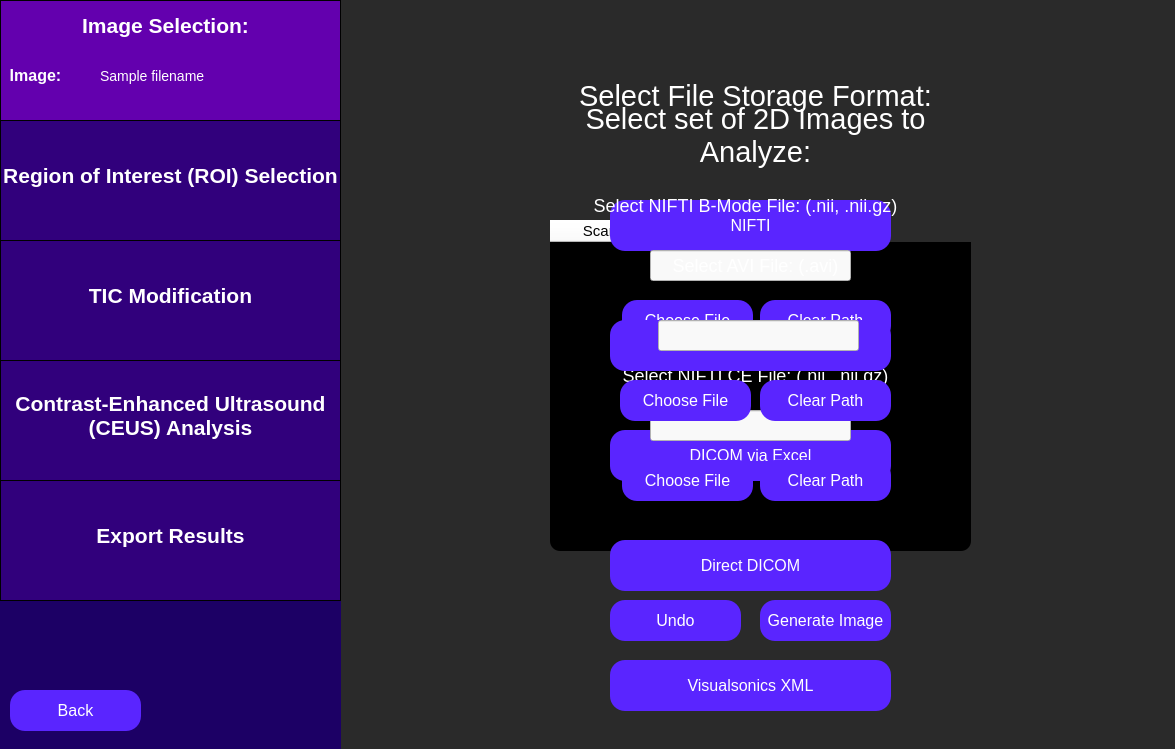
<?xml version="1.0" encoding="UTF-8"?>
<ui version="4.0">
 <class>selectImage</class>
 <widget class="QWidget" name="selectImage">
  <property name="geometry">
   <rect>
    <x>0</x>
    <y>0</y>
    <width>1175</width>
    <height>749</height>
   </rect>
  </property>
  <property name="windowTitle">
   <string>Select Ultrasound Image</string>
  </property>
  <property name="styleSheet">
   <string notr="true">QWidget {
	background: rgb(42, 42, 42);
}</string>
  </property>
  <widget class="QLabel" name="selectDataLabel">
   <property name="geometry">
    <rect>
     <x>540</x>
     <y>70</y>
     <width>431</width>
     <height>131</height>
    </rect>
   </property>
   <property name="styleSheet">
    <string notr="true">QLabel {
	font-size: 29px;
	color: rgb(255, 255, 255);
	background-color: rgba(255, 255, 255, 0);
}</string>
   </property>
   <property name="text">
    <string>Select set of 2D Images to Analyze:</string>
   </property>
   <property name="textFormat">
    <enum>Qt::AutoText</enum>
   </property>
   <property name="scaledContents">
    <bool>false</bool>
   </property>
   <property name="alignment">
    <set>Qt::AlignCenter</set>
   </property>
   <property name="wordWrap">
    <bool>true</bool>
   </property>
  </widget>
  <widget class="QPushButton" name="chooseSpreadsheetFileButton">
   <property name="geometry">
    <rect>
     <x>622</x>
     <y>380</y>
     <width>131</width>
     <height>41</height>
    </rect>
   </property>
   <property name="styleSheet">
    <string notr="true">QPushButton {
	color: white;
	font-size: 16px;
	background: rgb(90, 37, 255);
	border-radius: 15px;
}</string>
   </property>
   <property name="text">
    <string>Choose File</string>
   </property>
  </widget>
  <widget class="QLineEdit" name="spreadsheetPath">
   <property name="geometry">
    <rect>
     <x>650</x>
     <y>330</y>
     <width>201</width>
     <height>31</height>
    </rect>
   </property>
   <property name="styleSheet">
    <string notr="true">QLineEdit {
	background-color: rgb(249, 249, 249);
	color: black;
}</string>
   </property>
  </widget>
  <widget class="QPushButton" name="clearSpreadsheetFileButton">
   <property name="geometry">
    <rect>
     <x>760</x>
     <y>380</y>
     <width>131</width>
     <height>41</height>
    </rect>
   </property>
   <property name="styleSheet">
    <string notr="true">QPushButton {
	color: white;
	font-size: 16px;
	background: rgb(90, 37, 255);
	border-radius: 15px;
}</string>
   </property>
   <property name="text">
    <string>Clear Path</string>
   </property>
  </widget>
  <widget class="QPushButton" name="generateImageButton">
   <property name="geometry">
    <rect>
     <x>760</x>
     <y>600</y>
     <width>131</width>
     <height>41</height>
    </rect>
   </property>
   <property name="styleSheet">
    <string notr="true">QPushButton {
	color: white;
	font-size: 16px;
	background: rgb(90, 37, 255);
	border-radius: 15px;
}</string>
   </property>
   <property name="text">
    <string>Generate Image</string>
   </property>
  </widget>
  <widget class="QLabel" name="selectImageErrorMsg">
   <property name="geometry">
    <rect>
     <x>700</x>
     <y>660</y>
     <width>111</width>
     <height>41</height>
    </rect>
   </property>
   <property name="styleSheet">
    <string notr="true">QLabel {
	color: rgb(255, 0, 23);
	font-size: 25px;
	background-color: rgba(255, 255, 255, 0);
}</string>
   </property>
   <property name="text">
    <string>Error Msg</string>
   </property>
   <property name="alignment">
    <set>Qt::AlignCenter</set>
   </property>
  </widget>
  <widget class="QLabel" name="selectSpreadsheeetLabel">
   <property name="geometry">
    <rect>
     <x>610</x>
     <y>250</y>
     <width>271</width>
     <height>51</height>
    </rect>
   </property>
   <property name="styleSheet">
    <string notr="true">QLabel {
	font-size: 18px;
	color: rgb(255, 255, 255);
	background-color: rgba(255, 255, 255, 0);
}</string>
   </property>
   <property name="text">
    <string>Select Excel Spreadsheet: (.xlsx)</string>
   </property>
   <property name="alignment">
    <set>Qt::AlignCenter</set>
   </property>
   <property name="textInteractionFlags">
    <set>Qt::NoTextInteraction</set>
   </property>
  </widget>
  <widget class="QWidget" name="sidebar" native="true">
   <property name="geometry">
    <rect>
     <x>0</x>
     <y>0</y>
     <width>341</width>
     <height>751</height>
    </rect>
   </property>
   <property name="toolTip">
    <string>&lt;html&gt;&lt;head/&gt;&lt;body&gt;&lt;p&gt;&lt;br/&gt;&lt;/p&gt;&lt;/body&gt;&lt;/html&gt;</string>
   </property>
   <property name="styleSheet">
    <string notr="true">QWidget {
	background-color: rgb(28, 0, 101);
}</string>
   </property>
   <widget class="QFrame" name="imageSelectionSidebar">
    <property name="geometry">
     <rect>
      <x>0</x>
      <y>0</y>
      <width>341</width>
      <height>121</height>
     </rect>
    </property>
    <property name="styleSheet">
     <string notr="true">QFrame {
	background-color: rgb(99, 0, 174);
	border: 1px solid black;
}</string>
    </property>
    <property name="frameShape">
     <enum>QFrame::StyledPanel</enum>
    </property>
    <property name="frameShadow">
     <enum>QFrame::Raised</enum>
    </property>
    <widget class="QLabel" name="imageSelectionLabelSidebar">
     <property name="geometry">
      <rect>
       <x>70</x>
       <y>0</y>
       <width>191</width>
       <height>51</height>
      </rect>
     </property>
     <property name="styleSheet">
      <string notr="true">QLabel {
	font-size: 21px;
	color: rgb(255, 255, 255);
	background-color: rgba(255, 255, 255, 0);
	border: 0px;
	font-weight: bold;
}</string>
     </property>
     <property name="text">
      <string>Image Selection:</string>
     </property>
     <property name="alignment">
      <set>Qt::AlignCenter</set>
     </property>
    </widget>
    <widget class="QLabel" name="imageLabel">
     <property name="geometry">
      <rect>
       <x>-60</x>
       <y>50</y>
       <width>191</width>
       <height>51</height>
      </rect>
     </property>
     <property name="styleSheet">
      <string notr="true">QLabel {
	font-size: 16px;
	color: rgb(255, 255, 255);
	background-color: rgba(255, 255, 255, 0);
	border: 0px;
	font-weight: bold;
}</string>
     </property>
     <property name="text">
      <string>Image:</string>
     </property>
     <property name="alignment">
      <set>Qt::AlignCenter</set>
     </property>
    </widget>
    <widget class="QLabel" name="imageFilenameDisplay">
     <property name="geometry">
      <rect>
       <x>100</x>
       <y>50</y>
       <width>241</width>
       <height>51</height>
      </rect>
     </property>
     <property name="styleSheet">
      <string notr="true">QLabel {
	font-size: 14px;
	color: rgb(255, 255, 255);
	background-color: rgba(255, 255, 255, 0);
	border: 0px;
}</string>
     </property>
     <property name="text">
      <string>Sample filename </string>
     </property>
     <property name="alignment">
      <set>Qt::AlignLeading|Qt::AlignLeft|Qt::AlignVCenter</set>
     </property>
    </widget>
   </widget>
   <widget class="QFrame" name="roiSidebar">
    <property name="geometry">
     <rect>
      <x>0</x>
      <y>120</y>
      <width>341</width>
      <height>121</height>
     </rect>
    </property>
    <property name="styleSheet">
     <string notr="true">QFrame {
	background-color: rgb(49, 0, 124);
	border: 1px solid black;
}</string>
    </property>
    <property name="frameShape">
     <enum>QFrame::StyledPanel</enum>
    </property>
    <property name="frameShadow">
     <enum>QFrame::Raised</enum>
    </property>
    <widget class="QLabel" name="roiSidebarLabel">
     <property name="geometry">
      <rect>
       <x>0</x>
       <y>30</y>
       <width>341</width>
       <height>51</height>
      </rect>
     </property>
     <property name="styleSheet">
      <string notr="true">QLabel {
	font-size: 21px;
	color: rgb(255, 255, 255);
	background-color: rgba(255, 255, 255, 0);
	border: 0px;
	font-weight: bold;
}</string>
     </property>
     <property name="text">
      <string>Region of Interest (ROI) Selection</string>
     </property>
     <property name="alignment">
      <set>Qt::AlignCenter</set>
     </property>
    </widget>
   </widget>
   <widget class="QFrame" name="rfAnalysisSidebar">
    <property name="geometry">
     <rect>
      <x>0</x>
      <y>480</y>
      <width>341</width>
      <height>121</height>
     </rect>
    </property>
    <property name="styleSheet">
     <string notr="true">QFrame {
	background-color:  rgb(49, 0, 124);
	border: 1px solid black;
}</string>
    </property>
    <property name="frameShape">
     <enum>QFrame::StyledPanel</enum>
    </property>
    <property name="frameShadow">
     <enum>QFrame::Raised</enum>
    </property>
    <widget class="QLabel" name="rfAnalysisLabel">
     <property name="geometry">
      <rect>
       <x>0</x>
       <y>30</y>
       <width>341</width>
       <height>51</height>
      </rect>
     </property>
     <property name="styleSheet">
      <string notr="true">QLabel {
	font-size: 21px;
	color: rgb(255, 255, 255);
	background-color: rgba(255, 255, 255, 0);
	border: 0px;
	font-weight: bold;
}</string>
     </property>
     <property name="text">
      <string>Export Results</string>
     </property>
     <property name="alignment">
      <set>Qt::AlignCenter</set>
     </property>
    </widget>
   </widget>
   <widget class="QFrame" name="ticAnalysisSidebar">
    <property name="geometry">
     <rect>
      <x>0</x>
      <y>360</y>
      <width>341</width>
      <height>121</height>
     </rect>
    </property>
    <property name="styleSheet">
     <string notr="true">QFrame {
	background-color:  rgb(49, 0, 124);
	border: 1px solid black;
}</string>
    </property>
    <property name="frameShape">
     <enum>QFrame::StyledPanel</enum>
    </property>
    <property name="frameShadow">
     <enum>QFrame::Raised</enum>
    </property>
    <widget class="QLabel" name="ticAnalysisLabel">
     <property name="geometry">
      <rect>
       <x>0</x>
       <y>30</y>
       <width>341</width>
       <height>51</height>
      </rect>
     </property>
     <property name="styleSheet">
      <string notr="true">QLabel {
	font-size: 21px;
	color: rgb(255, 255, 255);
	background-color: rgba(255, 255, 255, 0);
	border: 0px;
	font-weight: bold;
}</string>
     </property>
     <property name="text">
      <string>Contrast-Enhanced Ultrasound
(CEUS) Analysis</string>
     </property>
     <property name="alignment">
      <set>Qt::AlignCenter</set>
     </property>
    </widget>
   </widget>
  </widget>
  <widget class="QFrame" name="analysisParamsSidebar">
   <property name="geometry">
    <rect>
     <x>0</x>
     <y>240</y>
     <width>341</width>
     <height>121</height>
    </rect>
   </property>
   <property name="styleSheet">
    <string notr="true">QFrame {
	background-color: rgb(49, 0, 124);
	border: 1px solid black;
}</string>
   </property>
   <property name="frameShape">
    <enum>QFrame::StyledPanel</enum>
   </property>
   <property name="frameShadow">
    <enum>QFrame::Raised</enum>
   </property>
   <widget class="QLabel" name="analysisParamsLabel">
    <property name="geometry">
     <rect>
      <x>0</x>
      <y>30</y>
      <width>341</width>
      <height>51</height>
     </rect>
    </property>
    <property name="styleSheet">
     <string notr="true">QLabel {
	font-size: 21px;
	color: rgb(255, 255, 255);
	background-color: rgba(255, 255, 255, 0);
	border: 0px;
	font-weight:bold;
}</string>
    </property>
    <property name="text">
     <string>TIC Modification</string>
    </property>
    <property name="alignment">
     <set>Qt::AlignCenter</set>
    </property>
   </widget>
  </widget>
  <widget class="QPushButton" name="backButton">
   <property name="geometry">
    <rect>
     <x>10</x>
     <y>690</y>
     <width>131</width>
     <height>41</height>
    </rect>
   </property>
   <property name="styleSheet">
    <string notr="true">QPushButton {
	color: white;
	font-size: 16px;
	background: rgb(90, 37, 255);
	border-radius: 15px;
}</string>
   </property>
   <property name="text">
    <string>Back</string>
   </property>
  </widget>
  <widget class="QPushButton" name="findImagesButton">
   <property name="geometry">
    <rect>
     <x>690</x>
     <y>530</y>
     <width>131</width>
     <height>41</height>
    </rect>
   </property>
   <property name="styleSheet">
    <string notr="true">QPushButton {
	color: white;
	font-size: 16px;
	background: rgb(90, 37, 255);
	border-radius: 15px;
}</string>
   </property>
   <property name="text">
    <string>Find Images</string>
   </property>
  </widget>
  <widget class="QPushButton" name="undoSpreadsheetButton">
   <property name="geometry">
    <rect>
     <x>610</x>
     <y>600</y>
     <width>131</width>
     <height>41</height>
    </rect>
   </property>
   <property name="styleSheet">
    <string notr="true">QPushButton {
	color: white;
	font-size: 16px;
	background: rgb(90, 37, 255);
	border-radius: 15px;
}</string>
   </property>
   <property name="text">
    <string>Undo</string>
   </property>
  </widget>
  <widget class="QTableWidget" name="imagesScrollArea">
   <property name="geometry">
    <rect>
     <x>550</x>
     <y>220</y>
     <width>421</width>
     <height>331</height>
    </rect>
   </property>
   <property name="styleSheet">
    <string notr="true"> QTableWidget {
        background-color: black; 
        border-radius: 10px;
}

QHeaderView::section{
	Background-color:white;
	font-size: 15px;
}

QTableWidget::item {
        color: black;                    
        background-color: grey;
    }

    QTableWidget::item:selected {
        background-color: blue;
        color: white;
    }</string>
   </property>
   <property name="rowCount">
    <number>0</number>
   </property>
   <property name="columnCount">
    <number>1</number>
   </property>
   <attribute name="horizontalHeaderCascadingSectionResizes">
    <bool>false</bool>
   </attribute>
   <column>
    <property name="text">
     <string>Scan</string>
    </property>
   </column>
  </widget>
  <widget class="QLabel" name="selectFormatLabel">
   <property name="geometry">
    <rect>
     <x>540</x>
     <y>30</y>
     <width>431</width>
     <height>131</height>
    </rect>
   </property>
   <property name="styleSheet">
    <string notr="true">QLabel {
	font-size: 29px;
	color: rgb(255, 255, 255);
	background-color: rgba(255, 255, 255, 0);
}</string>
   </property>
   <property name="text">
    <string>Select File Storage Format:</string>
   </property>
   <property name="textFormat">
    <enum>Qt::AutoText</enum>
   </property>
   <property name="scaledContents">
    <bool>false</bool>
   </property>
   <property name="alignment">
    <set>Qt::AlignCenter</set>
   </property>
   <property name="wordWrap">
    <bool>true</bool>
   </property>
  </widget>
  <widget class="QPushButton" name="niftiButton">
   <property name="geometry">
    <rect>
     <x>610</x>
     <y>200</y>
     <width>281</width>
     <height>51</height>
    </rect>
   </property>
   <property name="styleSheet">
    <string notr="true">QPushButton {
	color: white;
	font-size: 16px;
	background: rgb(90, 37, 255);
	border-radius: 15px;
}</string>
   </property>
   <property name="text">
    <string>NIFTI</string>
   </property>
  </widget>
  <widget class="QPushButton" name="dicomExcelButton">
   <property name="geometry">
    <rect>
     <x>610</x>
     <y>430</y>
     <width>281</width>
     <height>51</height>
    </rect>
   </property>
   <property name="styleSheet">
    <string notr="true">QPushButton {
	color: white;
	font-size: 16px;
	background: rgb(90, 37, 255);
	border-radius: 15px;
}</string>
   </property>
   <property name="text">
    <string>DICOM via Excel</string>
   </property>
  </widget>
  <widget class="QLabel" name="selectNiftiBmodeLabel">
   <property name="geometry">
    <rect>
     <x>590</x>
     <y>180</y>
     <width>311</width>
     <height>51</height>
    </rect>
   </property>
   <property name="styleSheet">
    <string notr="true">QLabel {
	font-size: 18px;
	color: rgb(255, 255, 255);
	background-color: rgba(255, 255, 255, 0);
}</string>
   </property>
   <property name="text">
    <string>Select NIFTI B-Mode File: (.nii, .nii.gz)</string>
   </property>
   <property name="alignment">
    <set>Qt::AlignCenter</set>
   </property>
   <property name="textInteractionFlags">
    <set>Qt::NoTextInteraction</set>
   </property>
  </widget>
  <widget class="QLineEdit" name="niftiBmodeInput">
   <property name="geometry">
    <rect>
     <x>650</x>
     <y>250</y>
     <width>201</width>
     <height>31</height>
    </rect>
   </property>
   <property name="styleSheet">
    <string notr="true">QLineEdit {
	background-color: rgb(249, 249, 249);
	color: black;
}</string>
   </property>
  </widget>
  <widget class="QPushButton" name="chooseNiftiBmodeButton">
   <property name="geometry">
    <rect>
     <x>622</x>
     <y>300</y>
     <width>131</width>
     <height>41</height>
    </rect>
   </property>
   <property name="styleSheet">
    <string notr="true">QPushButton {
	color: white;
	font-size: 16px;
	background: rgb(90, 37, 255);
	border-radius: 15px;
}</string>
   </property>
   <property name="text">
    <string>Choose File</string>
   </property>
  </widget>
  <widget class="QPushButton" name="clearNiftiBmodeButton">
   <property name="geometry">
    <rect>
     <x>760</x>
     <y>300</y>
     <width>131</width>
     <height>41</height>
    </rect>
   </property>
   <property name="styleSheet">
    <string notr="true">QPushButton {
	color: white;
	font-size: 16px;
	background: rgb(90, 37, 255);
	border-radius: 15px;
}</string>
   </property>
   <property name="text">
    <string>Clear Path</string>
   </property>
  </widget>
  <widget class="QLineEdit" name="niftiCeInput">
   <property name="geometry">
    <rect>
     <x>650</x>
     <y>410</y>
     <width>201</width>
     <height>31</height>
    </rect>
   </property>
   <property name="styleSheet">
    <string notr="true">QLineEdit {
	background-color: rgb(249, 249, 249);
	color: black;
}</string>
   </property>
  </widget>
  <widget class="QPushButton" name="chooseNiftiCeButton">
   <property name="geometry">
    <rect>
     <x>622</x>
     <y>460</y>
     <width>131</width>
     <height>41</height>
    </rect>
   </property>
   <property name="styleSheet">
    <string notr="true">QPushButton {
	color: white;
	font-size: 16px;
	background: rgb(90, 37, 255);
	border-radius: 15px;
}</string>
   </property>
   <property name="text">
    <string>Choose File</string>
   </property>
  </widget>
  <widget class="QPushButton" name="clearNiftiCeButton">
   <property name="geometry">
    <rect>
     <x>760</x>
     <y>460</y>
     <width>131</width>
     <height>41</height>
    </rect>
   </property>
   <property name="styleSheet">
    <string notr="true">QPushButton {
	color: white;
	font-size: 16px;
	background: rgb(90, 37, 255);
	border-radius: 15px;
}</string>
   </property>
   <property name="text">
    <string>Clear Path</string>
   </property>
  </widget>
  <widget class="QLabel" name="selectNiftiCeLabel">
   <property name="geometry">
    <rect>
     <x>600</x>
     <y>350</y>
     <width>311</width>
     <height>51</height>
    </rect>
   </property>
   <property name="styleSheet">
    <string notr="true">QLabel {
	font-size: 18px;
	color: rgb(255, 255, 255);
	background-color: rgba(255, 255, 255, 0);
}</string>
   </property>
   <property name="text">
    <string>Select NIFTI CE File: (.nii, .nii.gz)</string>
   </property>
   <property name="alignment">
    <set>Qt::AlignCenter</set>
   </property>
   <property name="textInteractionFlags">
    <set>Qt::NoTextInteraction</set>
   </property>
  </widget>
  <widget class="QPushButton" name="aviButton">
   <property name="geometry">
    <rect>
     <x>610</x>
     <y>320</y>
     <width>281</width>
     <height>51</height>
    </rect>
   </property>
   <property name="styleSheet">
    <string notr="true">QPushButton {
	color: white;
	font-size: 16px;
	background: rgb(90, 37, 255);
	border-radius: 15px;
}</string>
   </property>
   <property name="text">
    <string>AVI</string>
   </property>
  </widget>
  <widget class="QLabel" name="selectAviLabel">
   <property name="geometry">
    <rect>
     <x>620</x>
     <y>240</y>
     <width>271</width>
     <height>51</height>
    </rect>
   </property>
   <property name="styleSheet">
    <string notr="true">QLabel {
	font-size: 18px;
	color: rgb(255, 255, 255);
	background-color: rgba(255, 255, 255, 0);
}</string>
   </property>
   <property name="text">
    <string>Select AVI File: (.avi)</string>
   </property>
   <property name="alignment">
    <set>Qt::AlignCenter</set>
   </property>
   <property name="textInteractionFlags">
    <set>Qt::NoTextInteraction</set>
   </property>
  </widget>
  <widget class="QPushButton" name="clearAviButton">
   <property name="geometry">
    <rect>
     <x>760</x>
     <y>380</y>
     <width>131</width>
     <height>41</height>
    </rect>
   </property>
   <property name="styleSheet">
    <string notr="true">QPushButton {
	color: white;
	font-size: 16px;
	background: rgb(90, 37, 255);
	border-radius: 15px;
}</string>
   </property>
   <property name="text">
    <string>Clear Path</string>
   </property>
  </widget>
  <widget class="QLineEdit" name="aviPath">
   <property name="geometry">
    <rect>
     <x>658</x>
     <y>320</y>
     <width>201</width>
     <height>31</height>
    </rect>
   </property>
   <property name="styleSheet">
    <string notr="true">QLineEdit {
	background-color: rgb(249, 249, 249);
	color: black;
}</string>
   </property>
  </widget>
  <widget class="QPushButton" name="chooseAviButton">
   <property name="geometry">
    <rect>
     <x>620</x>
     <y>380</y>
     <width>131</width>
     <height>41</height>
    </rect>
   </property>
   <property name="styleSheet">
    <string notr="true">QPushButton {
	color: white;
	font-size: 16px;
	background: rgb(90, 37, 255);
	border-radius: 15px;
}</string>
   </property>
   <property name="text">
    <string>Choose File</string>
   </property>
  </widget>
  <widget class="QPushButton" name="dicomDirectButton">
   <property name="geometry">
    <rect>
     <x>610</x>
     <y>540</y>
     <width>281</width>
     <height>51</height>
    </rect>
   </property>
   <property name="styleSheet">
    <string notr="true">QPushButton {
	color: white;
	font-size: 16px;
	background: rgb(90, 37, 255);
	border-radius: 15px;
}</string>
   </property>
   <property name="text">
    <string>Direct DICOM</string>
   </property>
  </widget>
  <widget class="QPushButton" name="visualsonicsXmlButton">
   <property name="geometry">
    <rect>
     <x>610</x>
     <y>660</y>
     <width>281</width>
     <height>51</height>
    </rect>
   </property>
   <property name="styleSheet">
    <string notr="true">QPushButton {
	color: white;
	font-size: 16px;
	background: rgb(90, 37, 255);
	border-radius: 15px;
}</string>
   </property>
   <property name="text">
    <string>Visualsonics XML</string>
   </property>
  </widget>
 </widget>
 <resources/>
 <connections/>
</ui>
